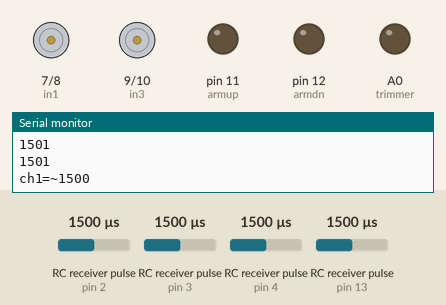
The sketch below on a simulated Arduino Uno, built with avr-gcc and run on an emulated ATmega328P. Parts: motor-driver pin pairs drawn as motors (green arrow = first pin HIGH = forward, orange = second pin HIGH = backward, longer = more drive, scaled by the enable pin), output pins drawn as LEDs (lit = HIGH), the last lines printed to the serial monitor. Wiring (inferred from the names in the program): 4 × RC receiver channel: data pin 2 / data pin 3 / data pin 4 / data pin 13. The inputs (shaded band) are chosen by the test bench; at power-on: RC receiver pulse (sensors on pin 2, pin 4, pin 13, pin 3) 1500 µs.

Above: at 1.2 s.
1.3 s: RC receiver pulse (sensor on pin 2) set to 1020 µs
At 1.76 s:
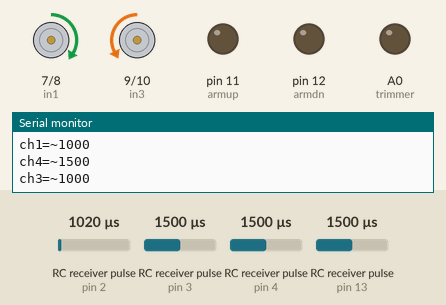
4.3 s: RC receiver pulse (sensor on pin 4) set to 1406 µs
7.3 s: RC receiver pulse (sensor on pin 4) set to 1392 µs
At 7.52 s:
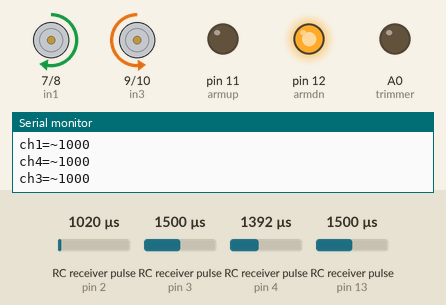
10.3 s: RC receiver pulse (sensor on pin 13) set to 1591 µs
13.3 s: RC receiver pulse (sensor on pin 13) set to 1614 µs
At 13.52 s:
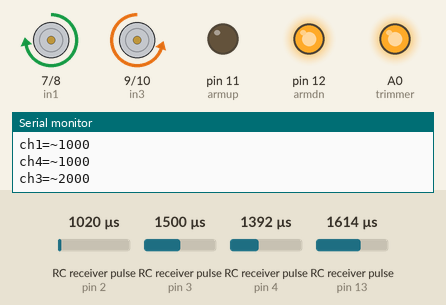
16.3 s: RC receiver pulse (sensor on pin 2) set to 1250 µs
At 17.6 s:
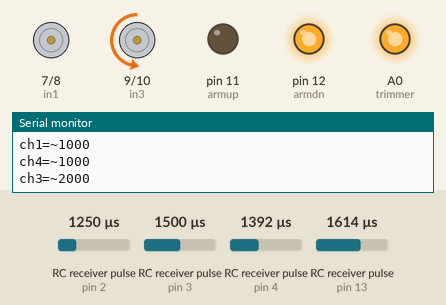
Timing chart, 0 to 19.0 s (numbered marks = the images above; inputs shaded):
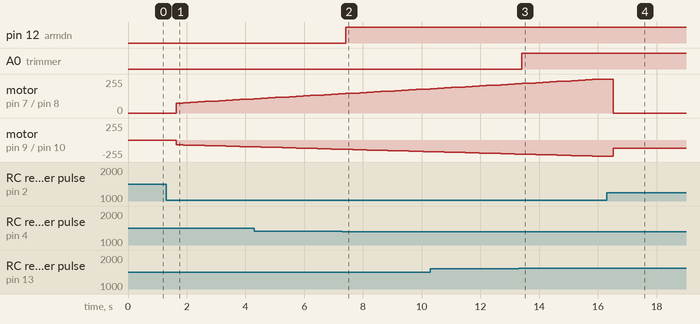

The sketch:

snowbyte.ino
```cpp
// (licence header left out)
//Var Setup
bool control = 0;                            //Shows if controller has been detected since power up
int speed = 75;                              //Dictates initial speed of the motors. Value can be set between 0-255
int oldoption = 0;                           //Holds the last RC command
int option = 0;                              //Stores any new RC button presses
int sidectrl, fwdctrl, trimctrl, leverctrl;  //Stores RF Receiver values

//Arduino Variable  --> Arduino Pin --> TYPE   --> Description
//---------------------------------------------------------------
const int ch1 = 2;     // --> D2          --> INPUT  --> channel 1 of RF Receiver
const int ch2 = 3;     // --> D3          --> INPUT  --> channel 2 of RF Receiver
const int ch3 = 13;    // --> D13         --> INPUT  --> channel 3 of RF Receiver
const int ch4 = 4;     // --> D4          --> INPUT  --> channel 4 of RF Receiver
const int en1 = 5;     // --> D5          --> OUTPUT --> enable 1 of Motor Shield
const int en2 = 6;     // --> D6          --> OUTPUT --> enable 2 of Motor Shield
const int in1 = 7;     // --> D7          --> OUTPUT --> input 1 of Motor Shield
const int in2 = 8;     // --> D8          --> OUTPUT --> input 2 of Motor Shield
const int in3 = 9;     // --> D9          --> OUTPUT --> input 3 of Motor Shield
const int in4 = 10;    // --> D10        --> OUTPUT --> input 4 of Motor Shield
const int armup = 11;  // --> D11      --> OUTPUT --> Linear Actuator Up
const int armdn = 12;  // --> D12      --> OUTPUT --> Linear Actuator Down
const int trimmer = A0;// --> D14      --> OUTPUT --> Trimmer Motor On/Off
//Motor Speed Increasing Loop
void speedcontrol() {
  if ((oldoption == option) && (oldoption != 0) && (option != 0)) {
    if (speed < 256) {
      speed += 3;
      analogWrite(en1, speed);
      analogWrite(en2, speed);
    }
  } else {
    speed = 75;
    oldoption = option;
  }
}

//Setup Loop
void setup() {
  //ASSIGN PINS MODES AND VALUES
  Serial.begin(9600);
  pinMode(ch1, INPUT);
  pinMode(ch2, INPUT);
  pinMode(ch3, INPUT);
  pinMode(ch4, INPUT);
  pinMode(en1, OUTPUT);
  pinMode(en2, OUTPUT);
  pinMode(in1, OUTPUT);
  pinMode(in2, OUTPUT);
  pinMode(in3, OUTPUT);
  pinMode(in4, OUTPUT);
  pinMode(armup, OUTPUT);
  pinMode(armdn, OUTPUT);
  pinMode(trimmer, OUTPUT);
  digitalWrite(in1, LOW);
  digitalWrite(in2, LOW);
  digitalWrite(in3, LOW);
  digitalWrite(in4, LOW);
  digitalWrite(armup, LOW);
  digitalWrite(armdn, LOW);
  digitalWrite(trimmer, LOW);
  //ENABLE AND SET INITIAL MOTOR SPEED
  analogWrite(en1, speed);
  analogWrite(en2, speed);
}

//Main Loop
void loop() {
  //READ RF RECEIVER SIGNALS
  sidectrl = constrain(pulseIn(ch1, HIGH), 1000, 2000);
  fwdctrl = constrain(pulseIn(ch2, HIGH), 1000, 2000);
  trimctrl = constrain(pulseIn(ch3, HIGH), 1000, 2000);
  leverctrl = constrain(pulseIn(ch4, HIGH), 1000, 2000);
  Serial.println(sidectrl);
  Serial.println(fwdctrl);
  Serial.println(trimctrl);
  Serial.println(leverctrl);
  //WHEELS TURN LEFT/RIGHT OR NOT
  if (sidectrl == 1000 && fwdctrl == 1000 && leverctrl == 1000 && control == 0) {
    Serial.println("No controller detected");
  } else if (sidectrl <= 1600 && sidectrl >= 1400) {
    //WHEELS GO FORWARD/BACKWARDS OR NOT
    Serial.println("ch1=~1500");
    control = 1;
    if (fwdctrl <= 1600 && fwdctrl >= 1400) {
      Serial.println("ch2=~1500");
      option = 0;
      speedcontrol();
      analogWrite(in1, 0);
      analogWrite(in2, 0);
      analogWrite(in3, 0);
      analogWrite(in4, 0);
    } else if (fwdctrl > 1600) {
      Serial.println("ch2=~2000");
      option = 22;
      speedcontrol();
      analogWrite(in1, 0);
      analogWrite(in2, map(fwdctrl, 1600, 2000, 51, 255));
      analogWrite(in3, 0);
      analogWrite(in4, map(fwdctrl, 1600, 2000, 51, 255));
    } else if (fwdctrl < 1400) {
      Serial.println("ch2=~1000");
      option = 21;
      speedcontrol();
      analogWrite(in1, map(fwdctrl, 1400, 1000, 51, 255));
      analogWrite(in2, 0);
      analogWrite(in3, map(fwdctrl, 1400, 1000, 51, 255));
      analogWrite(in4, 0);
    } else {
      Serial.println("ch2=~1500-last");
      option = 0;
      speedcontrol();
      analogWrite(in1, 0);
      analogWrite(in2, 0);
      analogWrite(in3, 0);
      analogWrite(in4, 0);
    }
  } else if (sidectrl > 1600) {
    Serial.println("ch1=~2000");
    control = 1;
    option = 12;
    speedcontrol();
    analogWrite(in1, 0);
    analogWrite(in2, map(sidectrl, 1600, 2000, 51, 255));
    analogWrite(in3, map(sidectrl, 1600, 2000, 51, 255));
    analogWrite(in4, 0);
  } else if (sidectrl < 1400) {
    Serial.println("ch1=~1000");
    control = 1;
    option = 11;
    speedcontrol();
    analogWrite(in1, map(sidectrl, 1400, 1000, 51, 255));
    analogWrite(in2, 0);
    analogWrite(in3, 0);
    analogWrite(in4, map(sidectrl, 1400, 1000, 51, 255));
  }
  //LEVER UP/DOWN
  if (sidectrl == 1000 && fwdctrl == 1000 && leverctrl == 1000 && control == 0) {
    Serial.println("No controller detected");
  } else if (leverctrl <= 1600 && leverctrl >= 1400) {
    Serial.println("ch4=~1500");
    control = 1;
    digitalWrite(armup, LOW);
    digitalWrite(armdn, LOW);
  } else if (leverctrl > 1600) {
    Serial.println("ch4=~2000");
    control = 1;
    digitalWrite(armup, HIGH);
    digitalWrite(armdn, LOW);
  } else if (leverctrl < 1400) {
    Serial.println("ch4=~1000");
    control = 1;
    digitalWrite(armup, LOW);
    digitalWrite(armdn, HIGH);
  } else {
    Serial.println("ch4=~1500-last");
    control = 1;
    digitalWrite(armup, LOW);
    digitalWrite(armdn, LOW);
  }
  //TRIMMER ON/OFF
   if (sidectrl == 1000 && fwdctrl == 1000 && trimctrl == 1000 && leverctrl == 1000 && control == 0) {
    Serial.println("No controller detected");
  } else if (trimctrl >= 1600) {
    //TRIMMER ON
    Serial.println("ch3=~2000");
    control = 1;
    digitalWrite(trimmer, HIGH);
    //TRIMMER OFF
  } else {
    Serial.println("ch3=~1000");
    digitalWrite(trimmer, LOW);
  }

  delay(50);
}
```

Measured:
- the behaviour switches between 1399 and 1398 µs on RC receiver pulse (sensor on pin 4) (found by bisection; images 1 and 2)
- the behaviour switches between 1598 and 1599 µs on RC receiver pulse (sensor on pin 13) (found by bisection; images 2 and 3)
- after the input at 1.3 s, motor on pin 7 (in1) / pin 8 (in2): moves from stopped to forward 108/255 over 2.6 s, starting after 0.35 s; motor on pin 9 (in3) / pin 10 (in4): moves from stopped to backward 104/255 over 2.6 s, starting after 0.35 s
- after the input at 7.3 s, pin 12 (armdn): LOW → HIGH after 0.11 s
- after the input at 13.3 s, A0 (trimmer): LOW → HIGH after 0.11 s
- after the input at 16.3 s, motor on pin 7 (in1) / pin 8 (in2): forward 252/255 → stopped after 0.23 s; motor on pin 9 (in3) / pin 10 (in4): backward 242/255 → backward 125/255 after 0.23 s
